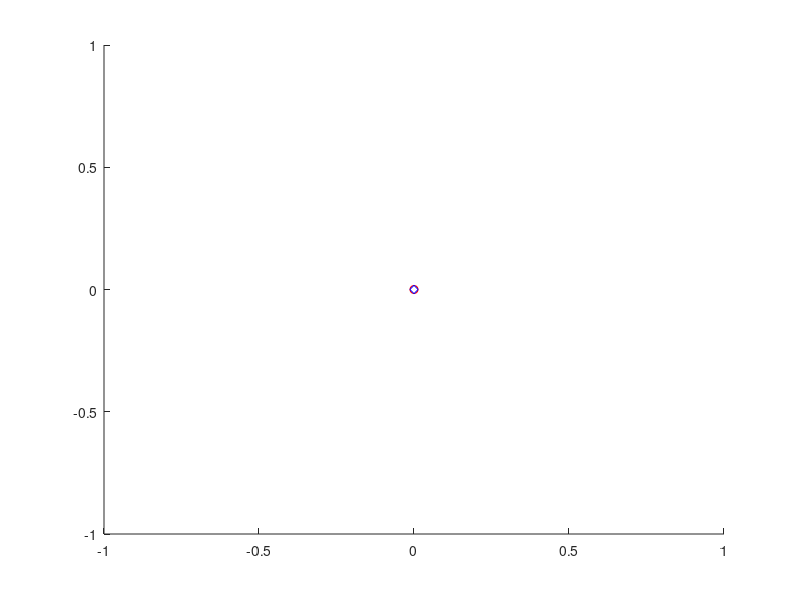

This figure's MATLAB source: (Note: this script raises an error after producing the figure.)
function simulation_loop()

    clf
    hold on
    plot_prediction = plot(0,0,'or-');
    plot_trajectory = plot(0,0,'db-');
    
    current_state = [0; 0];
    current_MPC_solution = [];
    H=5;
    
    while true
        
        %% Run the controller
      
        [command,current_MPC_solution, predicted_trajectory] = mpcoptimizetrajectory(current_state, current_MPC_solution);
        
        %% Run the simulation
        current_state = simulate_timestep(current_state, command);

        %% Visualize
        plot_prediction.XData = predicted_trajectory(1,:);
        plot_prediction.YData = predicted_trajectory(2,:);
        
        plot_trajectory.XData(end+1) = current_state(1);
        plot_trajectory.YData(end+1) = current_state(2);
        
        drawnow
        pause(0.05)
    end

end